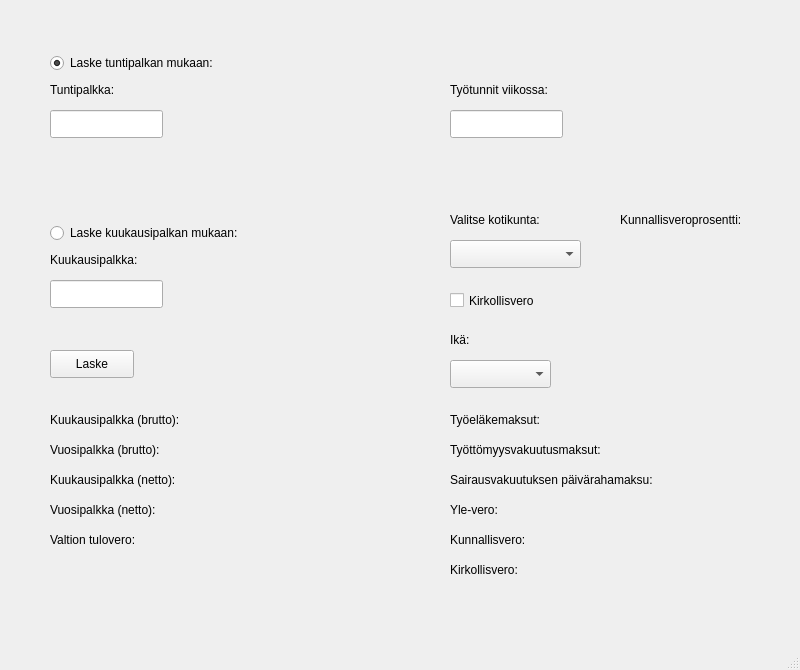
<?xml version="1.0" encoding="UTF-8"?>
<ui version="4.0">
 <class>MainWindow</class>
 <widget class="QMainWindow" name="MainWindow">
  <property name="geometry">
   <rect>
    <x>0</x>
    <y>0</y>
    <width>800</width>
    <height>670</height>
   </rect>
  </property>
  <property name="windowTitle">
   <string>MainWindow</string>
  </property>
  <widget class="QWidget" name="centralwidget">
   <widget class="QRadioButton" name="hourlyRadioButton">
    <property name="geometry">
     <rect>
      <x>50</x>
      <y>50</y>
      <width>201</width>
      <height>26</height>
     </rect>
    </property>
    <property name="text">
     <string>Laske tuntipalkan mukaan:</string>
    </property>
    <property name="checked">
     <bool>true</bool>
    </property>
   </widget>
   <widget class="QRadioButton" name="monthlyRadioButton">
    <property name="geometry">
     <rect>
      <x>50</x>
      <y>220</y>
      <width>221</width>
      <height>26</height>
     </rect>
    </property>
    <property name="text">
     <string>Laske kuukausipalkan mukaan:</string>
    </property>
   </widget>
   <widget class="QLineEdit" name="hourlyLineEdit">
    <property name="geometry">
     <rect>
      <x>50</x>
      <y>110</y>
      <width>113</width>
      <height>28</height>
     </rect>
    </property>
   </widget>
   <widget class="QLineEdit" name="monthlyLineEdit">
    <property name="geometry">
     <rect>
      <x>50</x>
      <y>280</y>
      <width>113</width>
      <height>28</height>
     </rect>
    </property>
   </widget>
   <widget class="QLineEdit" name="hoursLineEdit">
    <property name="geometry">
     <rect>
      <x>450</x>
      <y>110</y>
      <width>113</width>
      <height>28</height>
     </rect>
    </property>
   </widget>
   <widget class="QLabel" name="label">
    <property name="geometry">
     <rect>
      <x>450</x>
      <y>80</y>
      <width>131</width>
      <height>20</height>
     </rect>
    </property>
    <property name="text">
     <string>Työtunnit viikossa:</string>
    </property>
   </widget>
   <widget class="QLabel" name="label_2">
    <property name="geometry">
     <rect>
      <x>50</x>
      <y>250</y>
      <width>121</width>
      <height>20</height>
     </rect>
    </property>
    <property name="text">
     <string>Kuukausipalkka:</string>
    </property>
   </widget>
   <widget class="QLabel" name="label_3">
    <property name="geometry">
     <rect>
      <x>50</x>
      <y>80</y>
      <width>91</width>
      <height>20</height>
     </rect>
    </property>
    <property name="text">
     <string>Tuntipalkka:</string>
    </property>
   </widget>
   <widget class="QPushButton" name="calculatePushButton">
    <property name="geometry">
     <rect>
      <x>50</x>
      <y>350</y>
      <width>84</width>
      <height>28</height>
     </rect>
    </property>
    <property name="text">
     <string>Laske</string>
    </property>
   </widget>
   <widget class="QLabel" name="label_4">
    <property name="geometry">
     <rect>
      <x>50</x>
      <y>410</y>
      <width>171</width>
      <height>20</height>
     </rect>
    </property>
    <property name="text">
     <string>Kuukausipalkka (brutto):</string>
    </property>
   </widget>
   <widget class="QLabel" name="monthlyWageLabel">
    <property name="geometry">
     <rect>
      <x>210</x>
      <y>410</y>
      <width>141</width>
      <height>20</height>
     </rect>
    </property>
    <property name="text">
     <string/>
    </property>
   </widget>
   <widget class="QComboBox" name="municipalitiesComboBox">
    <property name="geometry">
     <rect>
      <x>450</x>
      <y>240</y>
      <width>131</width>
      <height>28</height>
     </rect>
    </property>
   </widget>
   <widget class="QLabel" name="label_5">
    <property name="geometry">
     <rect>
      <x>450</x>
      <y>210</y>
      <width>131</width>
      <height>20</height>
     </rect>
    </property>
    <property name="text">
     <string>Valitse kotikunta:</string>
    </property>
   </widget>
   <widget class="QLabel" name="label_6">
    <property name="geometry">
     <rect>
      <x>620</x>
      <y>210</y>
      <width>161</width>
      <height>20</height>
     </rect>
    </property>
    <property name="text">
     <string>Kunnallisveroprosentti:</string>
    </property>
   </widget>
   <widget class="QLabel" name="percentageLabel">
    <property name="geometry">
     <rect>
      <x>620</x>
      <y>240</y>
      <width>63</width>
      <height>20</height>
     </rect>
    </property>
    <property name="text">
     <string/>
    </property>
   </widget>
   <widget class="QCheckBox" name="checkBox">
    <property name="geometry">
     <rect>
      <x>450</x>
      <y>290</y>
      <width>111</width>
      <height>21</height>
     </rect>
    </property>
    <property name="text">
     <string>Kirkollisvero</string>
    </property>
   </widget>
   <widget class="QLabel" name="churchTaxLabel">
    <property name="geometry">
     <rect>
      <x>580</x>
      <y>290</y>
      <width>201</width>
      <height>21</height>
     </rect>
    </property>
    <property name="text">
     <string/>
    </property>
   </widget>
   <widget class="QComboBox" name="ageComboBox">
    <property name="geometry">
     <rect>
      <x>450</x>
      <y>360</y>
      <width>101</width>
      <height>28</height>
     </rect>
    </property>
   </widget>
   <widget class="QLabel" name="label_7">
    <property name="geometry">
     <rect>
      <x>450</x>
      <y>330</y>
      <width>63</width>
      <height>20</height>
     </rect>
    </property>
    <property name="text">
     <string>Ikä:</string>
    </property>
   </widget>
   <widget class="QLabel" name="label_8">
    <property name="geometry">
     <rect>
      <x>50</x>
      <y>440</y>
      <width>151</width>
      <height>20</height>
     </rect>
    </property>
    <property name="text">
     <string>Vuosipalkka (brutto):</string>
    </property>
   </widget>
   <widget class="QLabel" name="label_9">
    <property name="geometry">
     <rect>
      <x>50</x>
      <y>470</y>
      <width>161</width>
      <height>20</height>
     </rect>
    </property>
    <property name="text">
     <string>Kuukausipalkka (netto):</string>
    </property>
   </widget>
   <widget class="QLabel" name="label_10">
    <property name="geometry">
     <rect>
      <x>50</x>
      <y>500</y>
      <width>151</width>
      <height>20</height>
     </rect>
    </property>
    <property name="text">
     <string>Vuosipalkka (netto):</string>
    </property>
   </widget>
   <widget class="QLabel" name="label_11">
    <property name="geometry">
     <rect>
      <x>450</x>
      <y>410</y>
      <width>121</width>
      <height>20</height>
     </rect>
    </property>
    <property name="text">
     <string>Työeläkemaksut:</string>
    </property>
   </widget>
   <widget class="QLabel" name="errorTextLabel">
    <property name="geometry">
     <rect>
      <x>190</x>
      <y>600</y>
      <width>381</width>
      <height>20</height>
     </rect>
    </property>
    <property name="text">
     <string/>
    </property>
   </widget>
   <widget class="QLabel" name="TyELLabel">
    <property name="geometry">
     <rect>
      <x>570</x>
      <y>410</y>
      <width>141</width>
      <height>20</height>
     </rect>
    </property>
    <property name="text">
     <string/>
    </property>
   </widget>
   <widget class="QLabel" name="yearlyWageLabel">
    <property name="geometry">
     <rect>
      <x>190</x>
      <y>440</y>
      <width>191</width>
      <height>20</height>
     </rect>
    </property>
    <property name="text">
     <string/>
    </property>
   </widget>
   <widget class="QLabel" name="label_12">
    <property name="geometry">
     <rect>
      <x>450</x>
      <y>440</y>
      <width>191</width>
      <height>20</height>
     </rect>
    </property>
    <property name="text">
     <string>Työttömyysvakuutusmaksut:</string>
    </property>
   </widget>
   <widget class="QLabel" name="unemploymentLabel">
    <property name="geometry">
     <rect>
      <x>640</x>
      <y>440</y>
      <width>111</width>
      <height>20</height>
     </rect>
    </property>
    <property name="text">
     <string/>
    </property>
   </widget>
   <widget class="QLabel" name="label_13">
    <property name="geometry">
     <rect>
      <x>450</x>
      <y>470</y>
      <width>241</width>
      <height>20</height>
     </rect>
    </property>
    <property name="text">
     <string>Sairausvakuutuksen päivärahamaksu:</string>
    </property>
   </widget>
   <widget class="QLabel" name="healthcareLabel">
    <property name="geometry">
     <rect>
      <x>690</x>
      <y>470</y>
      <width>101</width>
      <height>20</height>
     </rect>
    </property>
    <property name="text">
     <string/>
    </property>
   </widget>
   <widget class="QLabel" name="label_14">
    <property name="geometry">
     <rect>
      <x>450</x>
      <y>500</y>
      <width>63</width>
      <height>20</height>
     </rect>
    </property>
    <property name="text">
     <string>Yle-vero:</string>
    </property>
   </widget>
   <widget class="QLabel" name="label_15">
    <property name="geometry">
     <rect>
      <x>450</x>
      <y>530</y>
      <width>101</width>
      <height>20</height>
     </rect>
    </property>
    <property name="text">
     <string>Kunnallisvero:</string>
    </property>
   </widget>
   <widget class="QLabel" name="yleTaxLabel">
    <property name="geometry">
     <rect>
      <x>510</x>
      <y>500</y>
      <width>63</width>
      <height>20</height>
     </rect>
    </property>
    <property name="text">
     <string/>
    </property>
   </widget>
   <widget class="QLabel" name="label_16">
    <property name="geometry">
     <rect>
      <x>50</x>
      <y>530</y>
      <width>111</width>
      <height>20</height>
     </rect>
    </property>
    <property name="text">
     <string>Valtion tulovero:</string>
    </property>
   </widget>
   <widget class="QLabel" name="incomeTaxLabel">
    <property name="geometry">
     <rect>
      <x>160</x>
      <y>530</y>
      <width>111</width>
      <height>20</height>
     </rect>
    </property>
    <property name="text">
     <string/>
    </property>
   </widget>
   <widget class="QLabel" name="municipalityTaxLabel">
    <property name="geometry">
     <rect>
      <x>540</x>
      <y>530</y>
      <width>121</width>
      <height>20</height>
     </rect>
    </property>
    <property name="text">
     <string/>
    </property>
   </widget>
   <widget class="QLabel" name="monthlyNetLabel">
    <property name="geometry">
     <rect>
      <x>210</x>
      <y>470</y>
      <width>121</width>
      <height>20</height>
     </rect>
    </property>
    <property name="text">
     <string/>
    </property>
   </widget>
   <widget class="QLabel" name="yearlyNetLabel">
    <property name="geometry">
     <rect>
      <x>190</x>
      <y>500</y>
      <width>141</width>
      <height>20</height>
     </rect>
    </property>
    <property name="text">
     <string/>
    </property>
   </widget>
   <widget class="QLabel" name="label_17">
    <property name="geometry">
     <rect>
      <x>450</x>
      <y>560</y>
      <width>91</width>
      <height>20</height>
     </rect>
    </property>
    <property name="text">
     <string>Kirkollisvero:</string>
    </property>
   </widget>
   <widget class="QLabel" name="churchTaxAmountLabel">
    <property name="geometry">
     <rect>
      <x>540</x>
      <y>560</y>
      <width>151</width>
      <height>20</height>
     </rect>
    </property>
    <property name="text">
     <string/>
    </property>
   </widget>
  </widget>
  <widget class="QMenuBar" name="menubar">
   <property name="geometry">
    <rect>
     <x>0</x>
     <y>0</y>
     <width>800</width>
     <height>25</height>
    </rect>
   </property>
  </widget>
  <widget class="QStatusBar" name="statusbar"/>
 </widget>
 <resources/>
 <connections/>
</ui>
